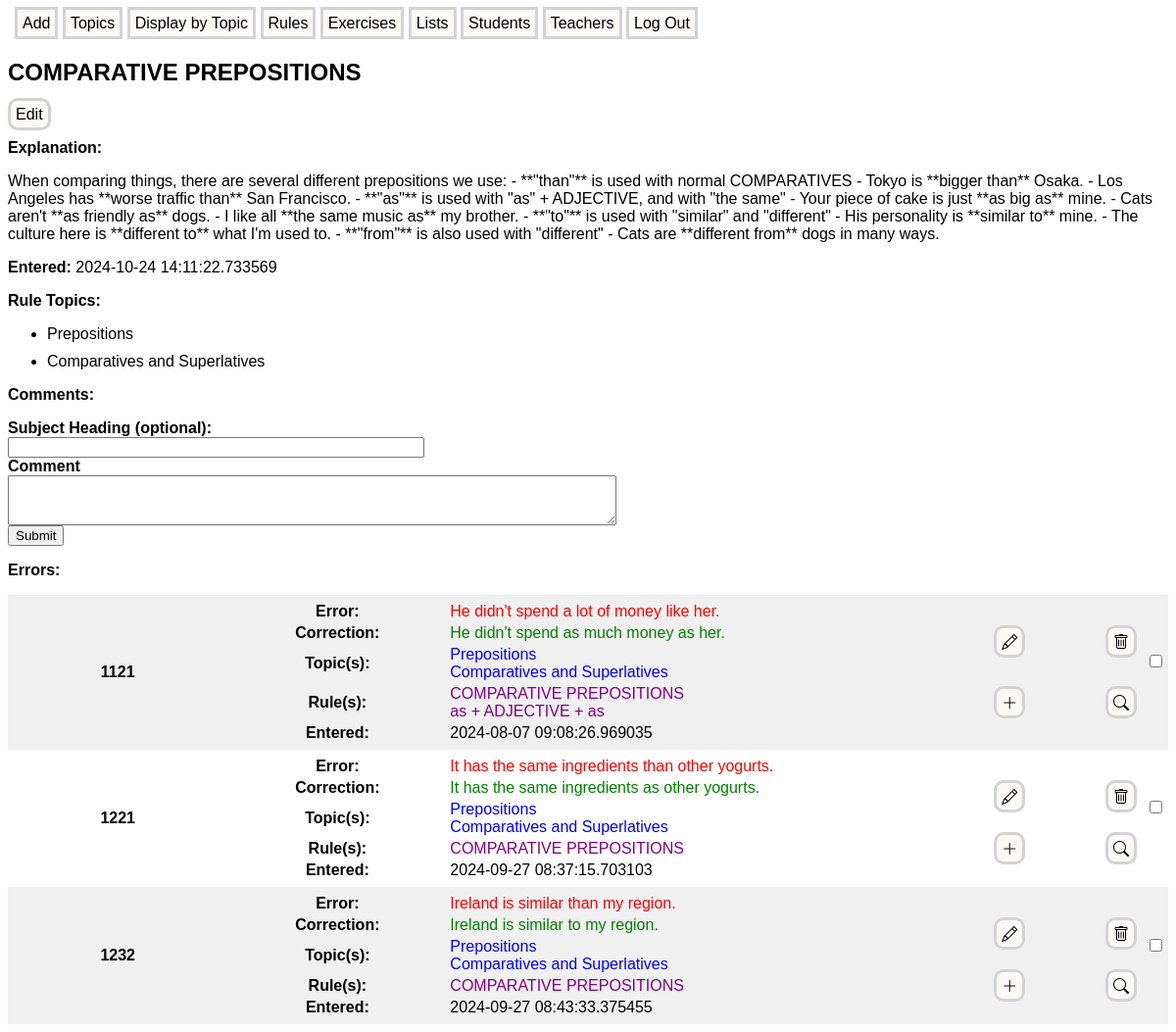
Page /rule/20 on the committed database.
### models.py (models this page shows)
class Rule(db.Model):
    id = db.Column(db.Integer, primary_key = True)
    rule_name = db.Column(db.String(200), index = True, unique = True, nullable = False)
    rule_text = db.Column(db.Text, index = False, unique = True)
    examples = db.relationship('Example', backref = 'rule', lazy = 'joined', cascade = 'all, delete-orphan')
    rule_topics = db.relationship('RuleTopic', backref = 'rule', lazy = 'joined', cascade = 'all, delete-orphan')
    rule_errors = db.relationship('ErrorRule', backref = 'rule', lazy = 'joined', cascade = 'all, delete-orphan')
    entered = db.Column(db.DateTime, default = datetime.now(timezone.utc))
    last_edited = db.Column(db.DateTime, default = datetime.now(timezone.utc))
    comments = db.relationship('Comment', backref = 'rule', lazy = 'joined', cascade = 'all, delete-orphan')

class Topic(db.Model):
    id = db.Column(db.Integer, primary_key = True)
    topic_name = db.Column(db.String(200), index = True, unique = True, nullable = False)
    topic_errors = db.relationship('ErrorTopic', backref = "topic", lazy = 'joined', cascade = 'all, delete-orphan')
    topic_rules = db.relationship('RuleTopic', backref = 'topic', lazy = 'joined', cascade = 'all, delete-orphan')

class Error(db.Model):
    id = db.Column(db.Integer, primary_key = True)
    incorrect_sentence = db.Column(db.String(300), index = True, unique = True, nullable = False)
    corrections = db.relationship('Correction', backref = 'error', lazy = 'joined', cascade = 'all, delete-orphan')
    teacher_id = db.Column(db.Integer, db.ForeignKey('teacher.id'))
    student_id = db.Column(db.Integer, db.ForeignKey('student.id'))
    error_topics = db.relationship('ErrorTopic', backref = 'error', lazy = 'joined', cascade = 'all, delete-orphan')
    error_rules = db.relationship('ErrorRule', backref = 'error', lazy = 'joined', cascade = 'all, delete-orphan')
    entered = db.Column(db.DateTime, default = datetime.now(timezone.utc), nullable=False)
    last_edited = db.Column(db.DateTime, default = datetime.now(timezone.utc), nullable=False)
    list_items = db.relationship('ListItem', backref = 'error', lazy = 'joined')
    cloze_sentences = db.relationship('ClozeSentence', backref = 'error', lazy = 'joined')
    comments = db.relationship('Comment', backref = 'error', lazy = 'joined', cascade = 'all, delete-orphan')

class Correction(db.Model):
    id = db.Column(db.Integer, primary_key = True)
    correct_sentence = db.Column(db.String(300), index = True, unique = False, nullable = False)
    error_id = db.Column(db.Integer, db.ForeignKey('error.id', ondelete = 'CASCADE'), nullable = False)

class ErrorTopic(db.Model):
    id = db.Column(db.Integer, primary_key = True)
    error_id = db.Column(db.Integer, db.ForeignKey('error.id', ondelete = 'CASCADE'), nullable = False)
    topic_id = db.Column(db.Integer, db.ForeignKey('topic.id', ondelete = 'CASCADE'), nullable = False)

class ErrorRule(db.Model):
    id = db.Column(db.Integer, primary_key = True)
    error_id = db.Column(db.Integer, db.ForeignKey('error.id', ondelete = 'CASCADE'), nullable = False)
    rule_id = db.Column(db.Integer, db.ForeignKey('rule.id', ondelete = 'CASCADE'), nullable = False)

### app.py (the view, shortened to what this page needs)
@app.route('/rule/<int:rule_id>', methods=['GET', 'POST'])
def rule(rule_id):
    rule = Rule.query.filter_by(id=rule_id).first()
    rule_errors = [rule_error.error for rule_error in rule.rule_errors]
    rule_topics = [rule_topic.topic for rule_topic in rule.rule_topics]
    rule_comments = [comment for comment in rule.comments]
    add_comment_form = AddCommentForm()
    return render_template('rule.html', rule=rule, rule_topics=rule_topics, rule_errors=rule_errors,
                           rule_comments=rule_comments, add_comment_form=add_comment_form)

### forms.py
class AddCommentForm(FlaskForm):
    subject_heading = StringField('Subject Heading (optional):')
    message = TextAreaField('Comment', validators=[DataRequired()])
    submit = SubmitField('Submit')

### templates/rule.html (shortened to what this page needs)
{% extends "base.html" %}
{% block content %}
<h2>{{ rule.rule_name }}</h2>
<a class="manage-link" href="{{ url_for('edit_rule', rule_id=rule.id) }}" target="_blank">Edit</a>
<p class="rule-heading">Explanation:</p>
<md-block class="markdown-content">{{ rule.rule_text }}</md-block>
<p><span class="rule-heading">Entered:</span> {{ rule.entered }}</p>
<p class="rule-heading">Rule Topics:</p>
<ul>
    {% for rule_topic in rule_topics %}
        <li>{{ rule_topic.topic_name }}</li>
    {% endfor %}
</ul>
<p class="rule-heading">Comments:</p>
<form method="POST" action="{{ url_for('rule', rule_id=rule.id)}}">
    <b>{{ add_comment_form.subject_heading.label }}</b><br>
    {{ add_comment_form.subject_heading(size=50) }}<br>
    <b>{{ add_comment_form.message.label }}</b><br>
    {{ add_comment_form.message(rows=3, cols=75) }}<br>
    {{ add_comment_form.submit() }}
</form>
<p class="rule-heading">Errors:</p>
{% for error in rule_errors %}
<div class="entry-container">
    <table class="error-list-item">
        <tr>
            <th class="small" rowspan="5" >{{ error.id }}  </th>
            <th class="small">Error:</th>
            <td class="large">
                <span class="incorrect-sentence">{{ error.incorrect_sentence }}</span>
            </td>
            <td class="small" rowspan="3">
                <a class="manage-link edit-icon" href="{{ url_for('edit', error_id=error.id) }}" target="_blank"
                title="Edit">
                </a>
            </td>
            <td class="small" rowspan="3">
                <a class="manage-link trash-icon" href="{{ url_for('delete_error', error_id=error.id) }}"
                target="_blank" onclick="return confirmDelete();" title="Delete"></a>
            </td>
            <td class="small" rowspan="4">
                <input type="checkbox" name="error_checkbox" value="{{ error.id }}" class="error-checkbox">
            </td>
        </tr>
        <tr>
            <th>Correction:</th>
            <td class="correct-sentence">
                {% for correction in error.corrections %}
                    {{ correction.correct_sentence }}<br>
                {% endfor %}
            </td>
        </tr>
        <tr>
            <th >Topic(s): </th>
            <td class="topic-name">
                {% if error.error_topics %}
                    {% for error_topic in error.error_topics %}
                        {{ error_topic.topic.topic_name }}<br>
                    {% endfor %}
                {% else %}
                    (none)
                {% endif %}
            </td>
        </tr>
        <tr>
            <th>Rule(s): </th>
            <td class="rule-name">
                {% if error.error_rules %}
                    {% for error_rule in error.error_rules %}
                        <a class="rule-link" href="{{ url_for('rule', rule_id=error_rule.rule.id)}}" target="_blank">
                            {{ error_rule.rule.rule_name }}
                        </a><br>
                    {% endfor %}
                {% else %}
                    (none)
                {% endif %}
            </td>
            <td>
                <a class="manage-link add-icon" href="{{ url_for('add_rules_and_topics', error_id=error.id) }}"
                target="_blank" title="Add Rules and Topics"></a>
            </td>
            <td>
                <a class="manage-link parse-icon" href="{{ url_for('parse_sentence', error_id=error.id) }}"
                target="_blank" title="Parse Sentence"></a>
            </td>
        </tr>
        <tr>
            <th>Entered:</th>
            <td>{{ error.entered }}</td>
    </table>
</div>
{% endfor %}
{% endblock %}

### static/styles.css (style rules this page uses)
body { font-family: sans-serif; }
.manage-link { font-size: 16px; text-decoration: none; color: black; background-color: #FAF9F6; border: solid lightgray; border-radius: 10px; padding: 5px; margin-right: 5px; }
li { margin: 10px 0; }
.entry-container { width: 100%; min-width: 880px; }
.entry-container:nth-child(even) { background-color: #F0F0F0; }
.entry-container:nth-child(odd) { background-color: white; }
.rule-heading { font-weight: bold; }
.rule-link { text-decoration: none; color: purple; }
.edit-icon::before { font-family: "bootstrap-icons"; content: "\f4cb"; display: inline-block; vertical-align: middle; text-align: center; }
.trash-icon::before { font-family: "bootstrap-icons"; content: "\f5de"; display: inline-block; vertical-align: middle; }
.add-icon::before { font-family: "bootstrap-icons"; content: "\f64d"; display: inline-block; vertical-align: middle; }
.parse-icon::before { font-family: "bootstrap-icons"; content: "\f52a"; display: inline-block; vertical-align: middle; }
.error-checkbox { text-align: right; }
.incorrect-sentence { color: red; }
.correct-sentence { color: green; }
.topic-name { color: blue; }
.rule-name { color: purple; }

### rows in the picture
Rule: rule_name "COMPARATIVE PREPOSITIONS", rule_text "When comparing things, there are several different prepositions we use: - **\"than\"** is used with normal COMPARATIVES - Tokyo is **bigger than** Osaka. - Los Angeles has **worse traffic than** San Francisco. - **\"as\"** is used with \"as\" + ADJECTIVE, and with \"the same\" - Your piece of cake is just **as big as** mine. - Cats aren't **as friendly as** dogs. - I like all **the same music as** my brother. - **\"to\"** is used with \"similar\" and \"different\" - His personality is **similar to** mine. - The culture here is **different to** what I'm used to. - **\"from\"** is also used with \"different\" - Cats are **different from** dogs in many ways.", entered "2024-10-24 14:11:22.733569"
Topic: topic_name "Prepositions"
Topic: topic_name "Comparatives and Superlatives"
Error: id "1121", incorrect_sentence "He didn't spend a lot of money like her.", entered "2024-08-07 09:08:26.969035"
Correction: correct_sentence "He didn't spend as much money as her."
ErrorTopic: topic.topic_name "Prepositions"
ErrorTopic: topic.topic_name "Comparatives and Superlatives"
ErrorRule: rule.rule_name "COMPARATIVE PREPOSITIONS"
ErrorRule: rule.rule_name "as + ADJECTIVE + as"
Error: id "1221", incorrect_sentence "It has the same ingredients than other yogurts.", entered "2024-09-27 08:37:15.703103"
Correction: correct_sentence "It has the same ingredients as other yogurts."
ErrorTopic: topic.topic_name "Prepositions"
ErrorTopic: topic.topic_name "Comparatives and Superlatives"
ErrorRule: rule.rule_name "COMPARATIVE PREPOSITIONS"
Error: id "1232", incorrect_sentence "Ireland is similar than my region.", entered "2024-09-27 08:43:33.375455"
Correction: correct_sentence "Ireland is similar to my region."
ErrorTopic: topic.topic_name "Prepositions"
ErrorTopic: topic.topic_name "Comparatives and Superlatives"
ErrorRule: rule.rule_name "COMPARATIVE PREPOSITIONS"

### other values in the picture
{{ add_comment_form.subject_heading.label }} "Subject Heading (optional):"
{{ add_comment_form.message.label }} "Comment"
